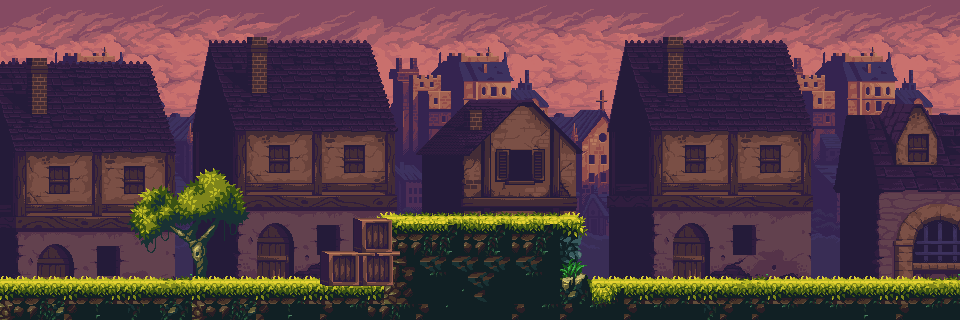

A level layout from a 2D game, rendered from its tile map. Below: a short description, then the map file with tile-grid data replaced by summaries:
An orthogonal 60x20 tile map with 16x16 px tiles, 8 tile layers (Background, Midground, Houses, Trees, ...), 2 tilesets and 10 objects.

<map version="1.0" tiledversion="1.1.6" orientation="orthogonal" renderorder="right-down" width="60" height="20" tilewidth="16" tileheight="16" infinite="0" nextobjectid="19">
 <properties>
  <property name="backgroundMusic" value="music/village01.mp3" />
  <property name="brightness" type="float" value="1" />
 </properties>
 <tileset firstgid="1" name="GothicVaniaTown" tilewidth="16" tileheight="16" tilecount="3111" columns="61">
  <image source="Resources/GothicVania-town-files/GothicVaniaTown.png" width="991" height="830" />
 </tileset>
 <tileset firstgid="3112" name="MagicCliffs" tilewidth="16" tileheight="16" tilecount="2378" columns="58">
  <image source="Resources/Magic-Cliffs-Environment/MagicCliffs.png" width="928" height="666" />
 </tileset>
 <objectgroup name="Ground">
  <object id="7" x="0" y="288">
   <polyline points="0,0 320,0" />
  </object>
  <object id="9" x="320" y="256">
   <polyline points="0,0 32,0" />
  </object>
  <object id="10" x="352" y="224">
   <polyline points="0,0 224,0" />
  </object>
  <object id="11" x="576" y="288">
   <polyline points="0,0 384,0" />
  </object>
 </objectgroup>
 <objectgroup name="Platform" />
 <objectgroup name="Wall">
  <object id="12" x="0" y="288">
   <polyline points="0,0 0,-288" />
  </object>
  <object id="13" x="960" y="288">
   <polyline points="0,0 0,-288" />
  </object>
  <object id="15" x="320" y="288">
   <polyline points="0,0 0,-32" />
  </object>
  <object id="17" x="352" y="256">
   <polyline points="0,0 0,-32" />
  </object>
  <object id="18" x="576" y="288">
   <polyline points="0,0 0,-64" />
  </object>
 </objectgroup>
 <objectgroup name="CliffMarker" />
 <objectgroup name="Portal">
  <object id="14" x="934" y="232" width="7.33333" height="29.3333">
   <properties>
    <property name="targetMap" value="map/starting_point.tmx" />
    <property name="targetPortalID" type="int" value="0" />
   </properties>
  </object>
 </objectgroup>
 <objectgroup name="LightSources" />
 <objectgroup name="Player" />
 <objectgroup name="NPCs" />
 <layer name="Background" width="60" height="20">
  <data>[1200 cells, 1200 non-empty, 397 distinct tile ids]</data>
 </layer>
 <layer name="Midground" width="60" height="20">
  <data>[1200 cells, 960 non-empty, 384 distinct tile ids]</data>
 </layer>
 <layer name="Houses" width="60" height="20">
  <data>[1200 cells, 877 non-empty, 653 distinct tile ids]</data>
 </layer>
 <layer name="Trees" width="60" height="20">
  <data>[1200 cells, 72 non-empty, 72 distinct tile ids]</data>
 </layer>
 <layer name="Ground - back" width="60" height="20">
  <data>[1200 cells, 70 non-empty, 37 distinct tile ids]</data>
 </layer>
 <layer name="Ground - front" width="60" height="20">
  <data>[1200 cells, 182 non-empty, 35 distinct tile ids]</data>
 </layer>
 <layer name="Fence" width="60" height="20">
  <data>[1200 cells, 0 non-empty, 0 distinct tile ids]</data>
 </layer>
 <layer name="Objects" width="60" height="20">
  <data>[1200 cells, 23 non-empty, 23 distinct tile ids]</data>
 </layer>
</map>
